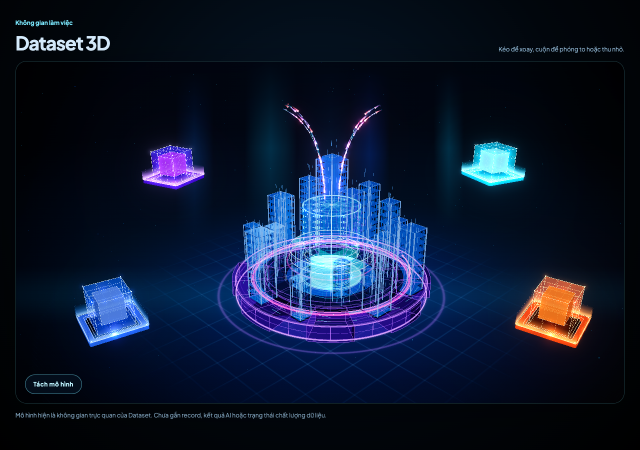
#> input picture src/frontend/.agents/dataset-3d-core/captures/before-attached.png, 1280 x 900 px (shown at 1/2 size); the run also reads 1 picture not shown here
$ python measure-core-v3.py
#> lines starting #> are read from the running program, lines starting #| are printed output that depends on the picture
#!/usr/bin/env python3
"""Reproducible metrics for core v3 (Issue Constellation).

Usage (from src/frontend):
  python3 .agents/dataset-3d-core/captures/measure-core-v3.py
Writes captures/measurements.json and prints a summary.
"""
import colorsys
import json
from pathlib import Path

from PIL import Image, ImageChops

OUT = Path(__file__).resolve().parent
PLAN_CROP = (590, 420, 125, 180)
BODY_CROP = (585, 500, 140, 120)
PATH_CROP = (700, 430, 330, 220)
TIER_CROPS = {
    "base": (520, 640, 160, 50),
    "tower": (770, 390, 45, 80),
    "core": BODY_CROP,
}


def luminance(r, g, b):
    return 0.2126 * r + 0.7152 * g + 0.0722 * b


def region_stats(image, box):
    crop = image.crop((box[0], box[1], box[0] + box[2], box[1] + box[3]))
    width, height = crop.size
    pixels = crop.load()
    lum = []
    hues = []
    clipped_upper = 0
    clipped_lower = 0
    for y in range(height):
        for x in range(width):
            r, g, b = pixels[x, y]
            value = luminance(r, g, b)
            lum.append(value)
            if value >= 250:
                if box[1] + y < 480:
                    clipped_upper += 1
                else:
                    clipped_lower += 1
            if max(r, g, b) - min(r, g, b) > 25 and max(r, g, b) > 45:
                hues.append(colorsys.rgb_to_hsv(r / 255, g / 255, b / 255)[0] * 360)
    lum.sort()
    hues.sort()
    total = len(lum)
    return {
        "mean": round(sum(lum) / total, 1),
        "p95": round(lum[int(total * 0.95)], 1),
        "clippedPct": round((clipped_upper + clipped_lower) / total * 100, 2),
        "clippedArcs": clipped_upper,
        "clippedBelowArcs": clipped_lower,
        "hueMedian": round(hues[len(hues) // 2], 1) if hues else None,
    }


def cyan_stats(image, box):
    crop = image.crop((box[0], box[1], box[0] + box[2], box[1] + box[3]))
    width, height = crop.size
    pixels = crop.load()
    total = width * height
    cyan = 0
    hues = []
    for y in range(height):
        for x in range(width):
            r, g, b = pixels[x, y]
            if b > 60 and g > r * 1.08 and b >= g * 0.85:
                cyan += 1
                hue, sat, _ = colorsys.rgb_to_hsv(r / 255, g / 255, b / 255)
                if sat > 0.20:
                    hues.append(hue * 360)
    hues.sort()
    return {
        "cyanSharePct": round(cyan / total * 100, 1),
        "hueP25": round(hues[len(hues) // 4], 1) if hues else None,
        "hueP50": round(hues[len(hues) // 2], 1) if hues else None,
        "hueP75": round(hues[3 * len(hues) // 4], 1) if hues else None,
    }


def amber_count(image, box):
    crop = image.crop((box[0], box[1], box[0] + box[2], box[1] + box[3]))
    width, height = crop.size
    pixels = crop.load()
    count = 0
    for y in range(height):
        for x in range(width):
            r, g, b = pixels[x, y]
            if max(r, g, b) < 50:
                continue
            hue, sat, value = colorsys.rgb_to_hsv(r / 255, g / 255, b / 255)
            if 10 <= hue * 360 <= 60 and sat > 0.25 and value > 0.28:
                count += 1
    return count


def main():
    before = Image.open(OUT / "before-attached.png").convert("RGB")
#> before is the input picture: PIL image 1280x900 RGB; mean R, G, B 14.3, 24.9, 47.7
    after = Image.open(OUT / "after-attached.png").convert("RGB")
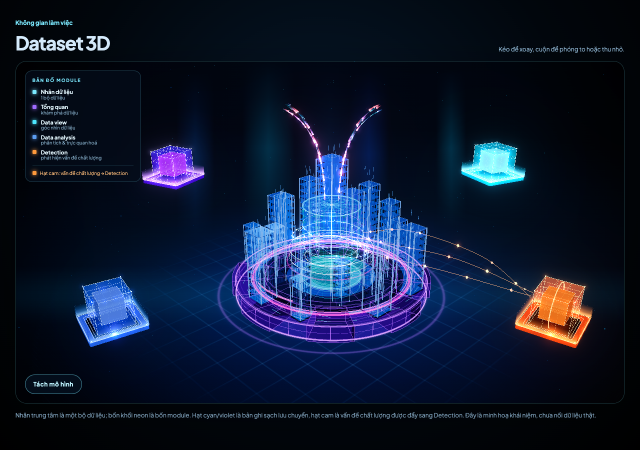
#> input picture src/frontend/.agents/dataset-3d-core/captures/after-attached.png, 1280 x 900 px (shown at 1/2 size)
#> after is the input picture: PIL image 1280x900 RGB; mean R, G, B 15.8, 26.4, 49.4
    width, height = after.size
#> width = 1280; height = 900

    reduced_a = Image.open(OUT / "after-reduced-a.png").convert("RGB")
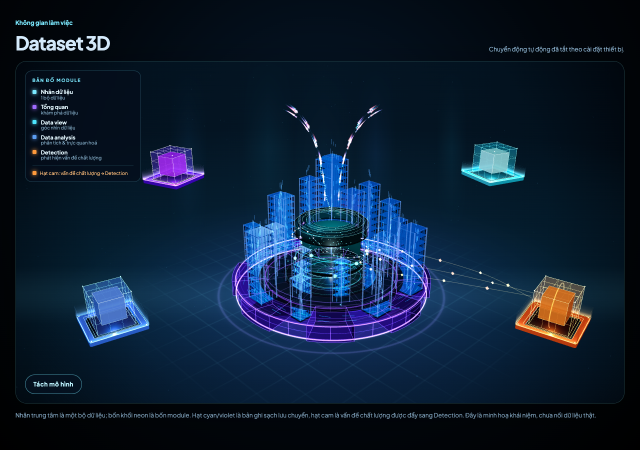
#> input picture src/frontend/.agents/dataset-3d-core/captures/after-reduced-a.png, 1280 x 900 px (shown at 1/2 size)
#> reduced_a is the input picture: PIL image 1280x900 RGB; mean R, G, B 13.9, 31.2, 51.8
    reduced_b = Image.open(OUT / "after-reduced-b.png").convert("RGB")
    diff = ImageChops.difference(reduced_a, reduced_b).convert("L")
#> diff: PIL image 1280x900 L; every value is 0
    histogram = diff.histogram()
#> histogram = 256 values, max 1152000 at index 0, min 0 at index 1, mean 4500
    changed = sum(histogram[3:])
#> changed = 0
    total = width * height
#> total = 1152000

    report = {
        "size": [width, height],
        "before": {
            "planCrop": region_stats(before, PLAN_CROP),
            "bodyCrop": region_stats(before, BODY_CROP),
        },
        "after": {
            "planCrop": region_stats(after, PLAN_CROP),
            "bodyCrop": region_stats(after, BODY_CROP),
            "cyan": cyan_stats(after, BODY_CROP),
            "amberPx": {
                "pathCrop": amber_count(after, PATH_CROP),
                "pathCropBefore": amber_count(before, PATH_CROP),
                "fullFrame": amber_count(after, (0, 0, width, height)),
            },
            "tiers": {
                name: region_stats(after, box)["mean"]
                for name, box in TIER_CROPS.items()
            },
        },
        "reducedMotionChangedPct": round(changed / total * 100, 3),
        "reducedMotionMaxDiff": max(i for i, v in enumerate(histogram) if v),
    }
#> after the loop in region_stats, `for y in range(height):`: clipped_lower = 178; clipped_upper = 0; hues = 21597 items; lum = 22500 items
#> in region_stats, `total = len(lum)`: total = 22500
#> call 3 of region_stats, with box = (590, 420, 125, 180)
#> in region_stats (call 3), `crop = image.crop((box[0], box[1], box[0] + box[2], box[1] + box[3]))`:
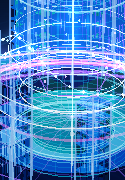
#> crop: PIL image 125x180 RGB; mean R, G, B 79.1, 140.3, 206.2
#> after the loop in region_stats (call 3), `for y in range(height):`: clipped_lower = 194; clipped_upper = 294; hues = 21186 items; lum = 22500 items
#> in region_stats (call 3), `total = len(lum)`: total = 22500
#> call 4 of region_stats, with box = (585, 500, 140, 120)
#> in region_stats (call 4), `crop = image.crop((box[0], box[1], box[0] + box[2], box[1] + box[3]))`:
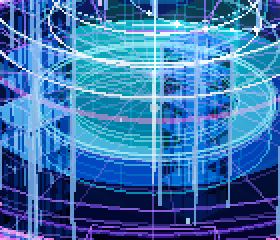
#> crop: PIL image 140x120 RGB (shown 2 times larger); mean R, G, B 59.7, 114.7, 172.4
#> after the loop in region_stats (call 4), `for y in range(height):`: clipped_lower = 42; clipped_upper = 0; hues = 16025 values, max 308 at index 13706, min 180 at index 1688, mean 214.2; lum = 16800 values, max 255 at index 1488, min 2.08 at index 14982, mean 107.2
#> in region_stats (call 4), `total = len(lum)`: total = 16800
#> after the loop in cyan_stats, `for y in range(height):`: cyan = 12367; hues = 12221 values, max 237.5 at index 11464, min 180 at index 1825, mean 206.4
#> after the loop in amber_count, `for y in range(height):`: count = 583
#> call 2 of amber_count, with box = (700, 430, 330, 220)
#> in amber_count (call 2), `crop = image.crop((box[0], box[1], box[0] + box[2], box[1] + box[3]))`:
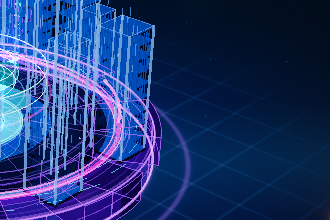
#> crop: PIL image 330x220 RGB; mean R, G, B 32, 55.8, 113.3
#> after the loop in amber_count (call 2), `for y in range(height):`: count = 0
#> in region_stats (call 5), `crop = image.crop((box[0], box[1], box[0] + box[2], box[1] + box[3]))`:
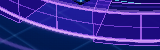
#> crop: PIL image 160x50 RGB; mean R, G, B 48.7, 39.7, 139.2
#> after the loop in region_stats (call 5), `for y in range(height):`: hues = 7977 values, max 279.4 at index 5990, min 192.8 at index 110, mean 243.3; lum = 8000 values, max 195.7 at index 615, min 8.24 at index 234, mean 48.81
#> in region_stats (call 5), `total = len(lum)`: total = 8000
#> in region_stats (call 6), `crop = image.crop((box[0], box[1], box[0] + box[2], box[1] + box[3]))`:
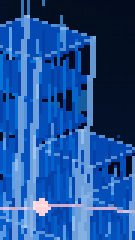
#> crop: PIL image 45x80 RGB (shown 3 times larger); mean R, G, B 31.5, 81.7, 151.5
#> after the loop in region_stats (call 6), `for y in range(height):`: clipped_lower = 0; hues = 2589 values, max 356 at index 2064, min 3.64 at index 2062, mean 216.2; lum = 3600 values, max 231.8 at index 3116, min 8.59 at index 2382, mean 76.09
#> in region_stats (call 6), `total = len(lum)`: total = 3600
    (OUT / "measurements.json").write_text(json.dumps(report, indent=2) + "\n", encoding="utf-8")
    print(json.dumps(report, indent=2))
#> (printed output is left out)


if __name__ == "__main__":
    main()
